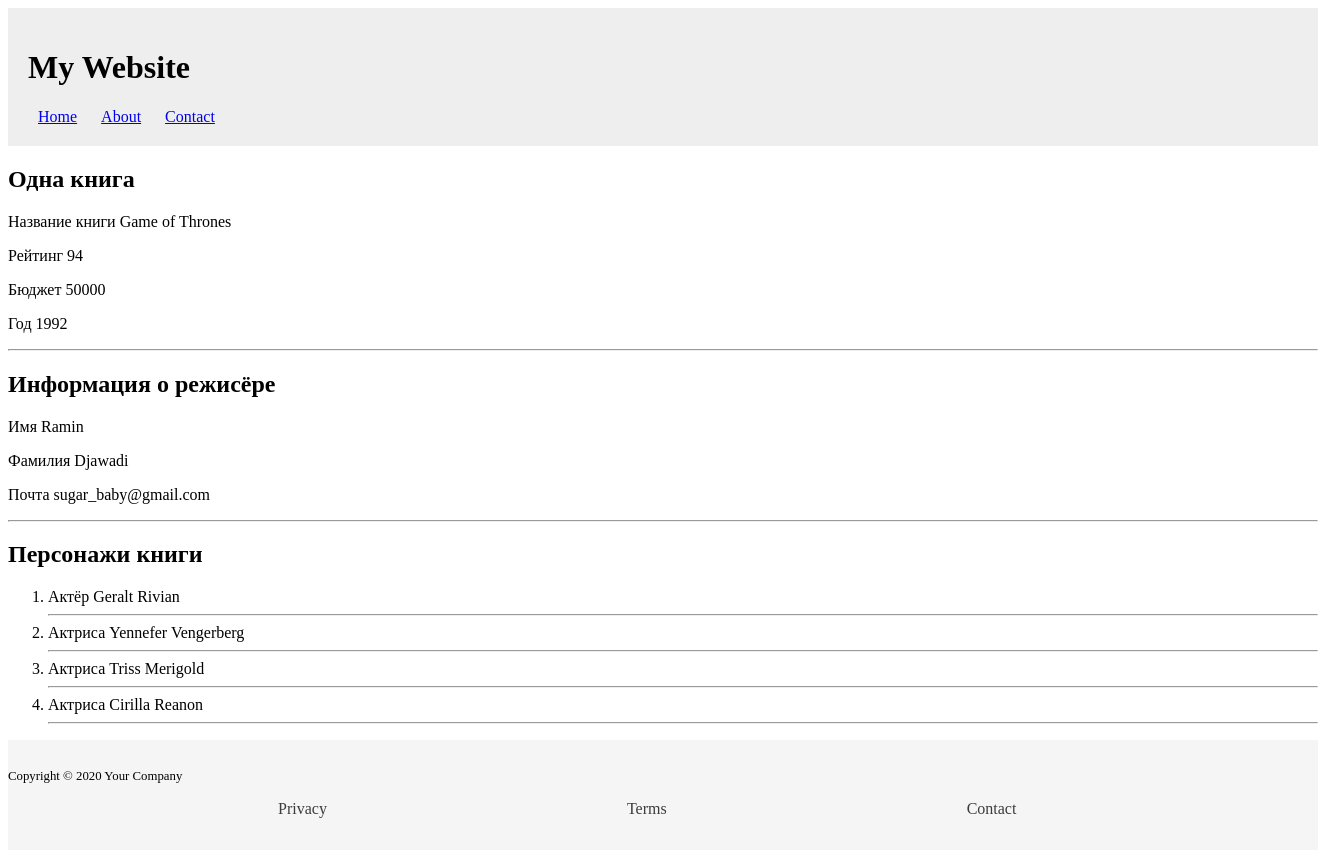
The page /game-of-thrones on the database its author committed.
### book_app/models.py (models this page shows, shortened)
class Book(models.Model):
    RUB = 'RUB'
    USD = 'USD'
    EUR = 'EUR'
    CURRENCY_CHOICES = [
        (RUB, 'Rubles'),
        (USD, 'Dollars'),
        (EUR, 'Euro'),
    ]
    title = models.CharField(max_length=70)
    rating = models.IntegerField(validators=[MinValueValidator(1), MaxValueValidator(100)])
    year = models.IntegerField(null=True, blank=True, validators=[MinValueValidator(1950), MaxValueValidator(2023)])
    budget = models.IntegerField(blank=True, default=50000, validators=[MinValueValidator(10000)])
    currency = models.CharField(max_length=3, choices=CURRENCY_CHOICES, default=USD)
    is_best_selling = models.BooleanField(default=True)
    director = models.ForeignKey(Author, on_delete=models.PROTECT, null=True)
    slug = models.SlugField(default='', null=False)
    actors = models.ManyToManyField(Character)

class Author(models.Model):
    name = models.CharField(max_length=100)
    surname = models.CharField(max_length=100)
    email = models.EmailField()

class Character(models.Model):
    MALE = 'М'
    FEMALE = 'Ж'
    GENDER_CHOICES = [
        (MALE, 'Мужчина'),
        (FEMALE, 'Женщина'),
    ]
    name = models.CharField(max_length=100)
    surname = models.CharField(max_length=100)
    gender = models.CharField(max_length=3, choices=GENDER_CHOICES, default=MALE)
    def __str__(self):
        if self.gender == self.MALE:
            return f'Актёр {self.name} {self.surname}'
        return f'Актриса {self.name} {self.surname}'

### book_app/views.py (the view)
# urls.py: path('<slug:slug_book>', views.one, name='one_book'),
def one(request, slug_book: str):
    book = get_object_or_404(Book, slug=slug_book)
    return render(request, 'book_app/one_book.html', {
        'number': slug_book,
        'book': book
    })

### book_app/templates/book_app/one_book.html (shortened to what this page needs)
{% extends 'base.html' %}
{% block content %}
    <h2>Одна книга</h2>
    <p>Название книги {{book.title}}</p>
    <p>Рейтинг {{book.rating}}</p>
    <p>Бюджет {{book.budget}}</p>
    <p>Год {{book.year}}</p>
<hr>
    <h2>Информация о режисёре</h2>
    <p>Имя {{book.director.name}}</p>
    <p>Фамилия {{book.director.surname}}</p>
    <p>Почта {{book.director.email}}</p>
<hr>
    <h2>Персонажи книги</h2>
    <ol>
        {% for char in book.actors.all %}
        <li> {{char}} </li>
        <hr>
        {% endfor %}
    </ol>
{% endblock %}

### rows shown on the page
Book: title "Game of Thrones", rating "94", budget "50000", year "1992", director.name "Ramin", director.surname "Djawadi", director.email "sugar_baby@gmail.com"
Character: gender+name+surname "Актёр Geralt Rivian"
Character: gender+name+surname "Актриса Yennefer Vengerberg"
Character: gender+name+surname "Актриса Triss Merigold"
Character: gender+name+surname "Актриса Cirilla Reanon"
